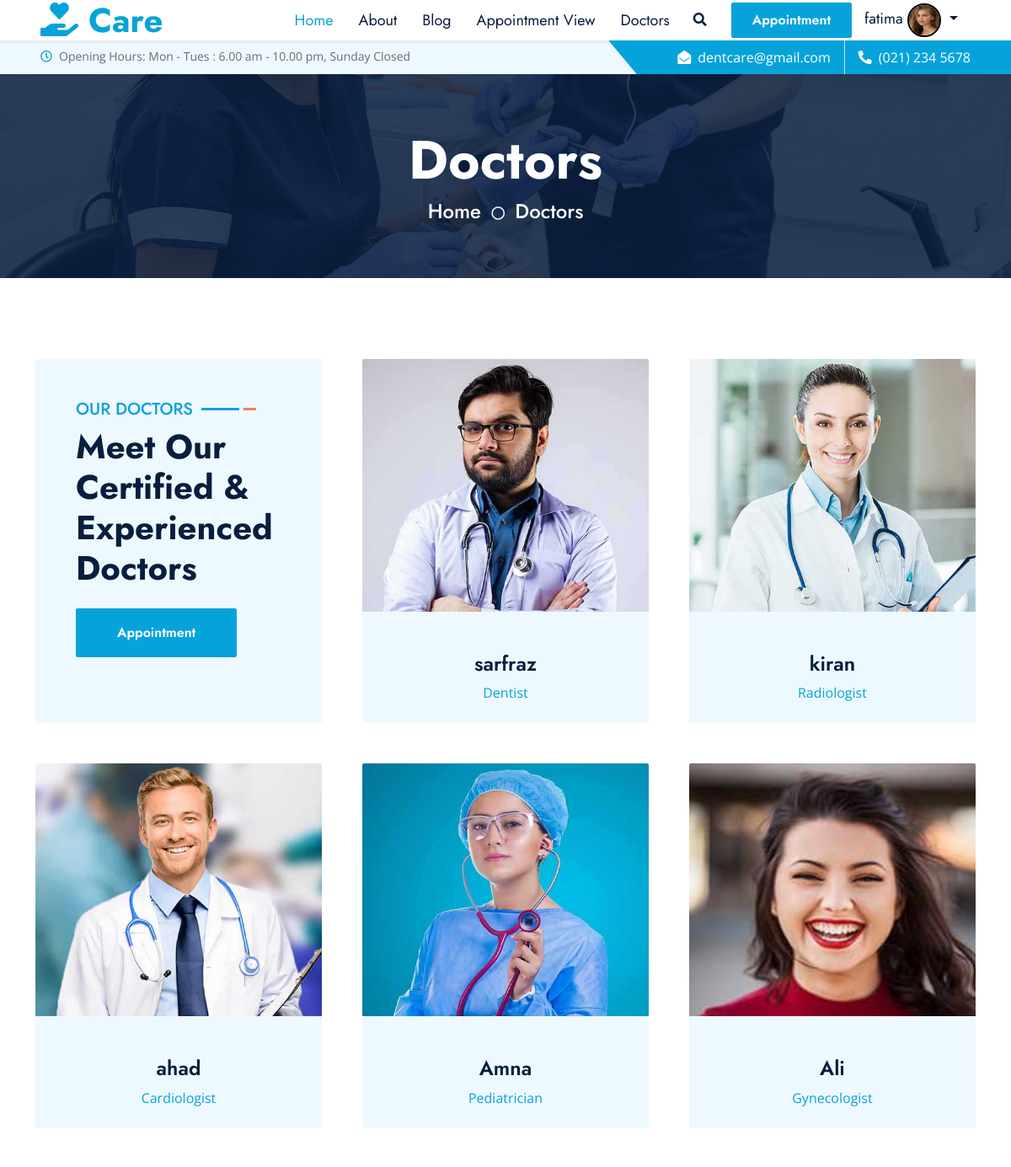
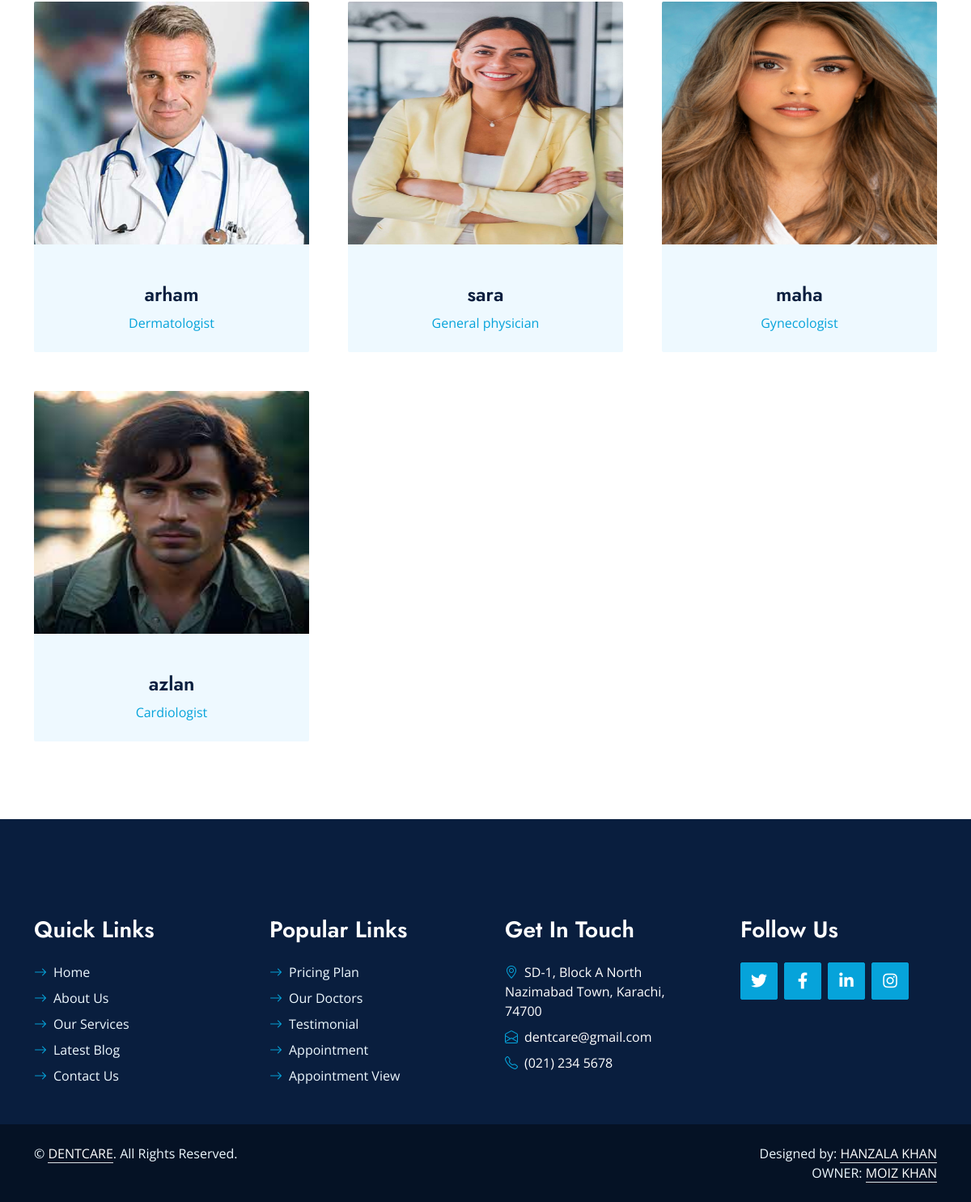
Page /doctors.php (signed in) on the committed database (2 pictures, top to bottom).
### tables this page shows
CREATE TABLE `patient` (
  `id` int(11) NOT NULL,
  `name` varchar(255) NOT NULL,
  `email` varchar(255) NOT NULL,
  `password` varchar(255) NOT NULL,
  `phone` text NOT NULL,
  `PImage` varchar(255) NOT NULL,
  `pstatus` tinyint(4) NOT NULL DEFAULT 1
);

CREATE TABLE `doctors` (
  `id` int(11) NOT NULL,
  `Dusername` varchar(255) NOT NULL,
  `Demail` varchar(255) NOT NULL,
  `Dpassword` varchar(255) NOT NULL,
  `specialization` varchar(255) NOT NULL,
  `Dcity` int(11) NOT NULL,
  `Days` varchar(255) NOT NULL,
  `Dtime` text NOT NULL,
  `dstatus` tinyint(255) NOT NULL DEFAULT 1,
  `Dimage` varchar(255) NOT NULL
);

### doctors.php (the view)
<?php
include('includes/navebar.php');
include('includes/config.php');
$fetch = "SELECT * FROM `doctors` WHERE `Dstatus` = '1'";
$query = mysqli_query($connection, $fetch);
if (mysqli_num_rows($query) > 0) {
    ?>
    <div class="container-fluid bg-primary py-5 hero-header mb-5">
        <div class="row py-3">
            <div class="col-12 text-center">
                <h1 class="display-3 text-white animated zoomIn">Doctors</h1>
                <a href="" class="h4 text-white">Home</a>
                <i class="far fa-circle text-white px-2"></i>
                <a href="" class="h4 text-white">Doctors</a>
            </div>
        </div>
    </div>
    <div class="container-fluid py-5">
        <div class="container">
            <div class="row g-5">
                <div class="col-lg-4 wow slideInUp" data-wow-delay="0.1s">
                    <div class="section-title bg-light rounded h-100 p-5">
                        <h5 class="position-relative d-inline-block text-primary text-uppercase">Our Doctors</h5>
                        <h1 class="display-6 mb-4">Meet Our Certified & Experienced Doctors</h1>
                        <a href="appointment.php" class="btn btn-primary py-3 px-5">Appointment</a>
                    </div>
                </div>
                <?php while ($row = mysqli_fetch_assoc($query)) {
                    ?>
                    <div class="col-lg-4 wow slideInUp" data-wow-delay="0.3s">
                        <div class="team-item">
                            <div class="position-relative rounded-top" style="z-index: 1;">
                                <img class="img-fluid rounded-top w-100" style="height: 300px;"
                                    src="<?php echo 'doctors/doctorimg/' . $row['Dimage'] ?>" alt="Doctor Image">
                            </div>
                            <div class="team-text position-relative bg-light text-center rounded-bottom p-4 pt-5">
                                <h4 class="mb-2">
                                    <?php echo $row['Dusername'] ?>
                                </h4>
                                <p class="text-primary mb-0">
                                    <?php echo $row['specialization'] ?>
                                </p>
                            </div>
                        </div>
                    </div>
                    <?php
                }
}
?>
        </div>
    </div>
</div>
<?php
include('includes/footer.php');
?>

### Includes/navebar.php (shortened to what this page needs)
<!DOCTYPE html>
<html lang="en">
<head>
    <link href="https://cdnjs.cloudflare.com/ajax/libs/font-awesome/5.10.0/css/all.min.css" rel="stylesheet">
    <link href="https://cdn.jsdelivr.net/npm/bootstrap-icons@1.4.1/font/bootstrap-icons.css" rel="stylesheet">
    <link href="assets/lib/owlcarousel/assets/owl.carousel.min.css" rel="stylesheet">
    <link href="assets/lib/animate/animate.min.css" rel="stylesheet">
    <link href="assets/lib/tempusdominus/css/tempusdominus-bootstrap-4.min.css" rel="stylesheet" />
    <link href="assets/lib/twentytwenty/twentytwenty.css" rel="stylesheet" />
    <link href="assets/css/bootstrap.min.css" rel="stylesheet">
    <link href="assets/css/style.css" rel="stylesheet">
</head>
<body>
    <nav class="navbar navbar-expand-lg bg-white navbar-light shadow-sm px-5 py-3 py-lg-0">
        <a href="index.php" class="navbar-brand p-0">
            <h1 class="m-0 text-primary"><i class="fas fa-hand-holding-heart" style="color: #06A3DA;"></i> Care</h1>
        </a>
        <div class="collapse navbar-collapse" id="navbarCollapse">
            <div class="navbar-nav ms-auto py-0">
                <a href="index.php" class="nav-item nav-link active">Home</a>
                <a href="about.php" class="nav-item nav-link">About</a>
                <a href="blog.php" class="nav-item nav-link">Blog</a>
                <a href="appointmentview.php" class="nav-item nav-link">Appointment View</a>
                <a href="doctors.php" class="nav-item nav-link">Doctors</a>
            </div>
            <button type="button" class="btn text-dark" data-bs-toggle="modal" data-bs-target="#searchModal"><i
                    class="fa fa-search"></i></button>
            <a href="appointment.php" class="btn btn-primary py-2 px-4 ms-3">Appointment</a>
        </div>
        <?php
        require("includes/config.php");
        $username = $_SESSION["useremail"];
        $query = "SELECT * FROM `Patient` WHERE `email` = '$username'";
        $result = mysqli_query($connection, $query);
        $result1 = mysqli_fetch_assoc($result);
        ?>
        <div class="navbar-nav">
            <li class=" dropdown">
                <a href="#" class="nav-link dropdown-toggle" data-toggle="dropdown">
                    <span>
                        <?php echo $result1['name']; ?>
                    </span>
                    <img src="<?php echo 'userimg/' . $result1['PImage'] ?>" alt="profile Image" height="40px"
                        width="40px" style="border-radius: 50%; border: 2px solid black;">
                </a>
            </li>
        </div>
    </nav>
    <div class="container-fluid bg-light ps-5 pe-0 d-none d-lg-block">
        <div class="row gx-0">
            <div class="col-md-6 text-center text-lg-start mb-2 mb-lg-0">
                <div class="d-inline-flex align-items-center">
                    <small class="py-2"><i class="far fa-clock text-primary me-2"></i>Opening Hours: Mon - Tues : 6.00
                        am - 10.00 pm, Sunday Closed </small>
                </div>
            </div>
            <div class="col-md-6 text-center text-lg-end">
                <div class="position-relative d-inline-flex align-items-center bg-primary text-white top-shape px-5">
                    <div class="me-3 pe-3 border-end py-2">
                        <p class="m-0"><i class="fa fa-envelope-open me-2"></i>dentcare@gmail.com</p>
                    </div>
                    <div class="py-2">
                        <p class="m-0"><i class="fa fa-phone-alt me-2"></i>(021) 234 5678</p>
                    </div>
                </div>
            </div>
        </div>
    </div>

### Includes/footer.php (shortened to what this page needs)
<div class="container-fluid bg-dark text-light py-5 mt-5 wow fadeInUp" data-wow-delay="0.3s" style="margin-top: -75px;">
    <div class="container pt-5">
        <div class="row g-5 pt-4">
            <div class="col-lg-3 col-md-6">
                <h3 class="text-white mb-4">Quick Links</h3>
                <div class="d-flex flex-column justify-content-start">
                    <a class="text-light mb-2" href="index.php"><i
                            class="bi bi-arrow-right text-primary me-2"></i>Home</a>
                    <a class="text-light mb-2" href="about.php"><i class="bi bi-arrow-right text-primary me-2"></i>About
                        Us</a>
                    <a class="text-light mb-2" href="service.php"><i class="bi bi-arrow-right text-primary me-2"></i>Our
                        Services</a>
                    <a class="text-light mb-2" href="about.php"><i
                            class="bi bi-arrow-right text-primary me-2"></i>Latest Blog</a>
                    <a class="text-light" href="contact.php"><i class="bi bi-arrow-right text-primary me-2"></i>Contact
                        Us</a>
                </div>
            </div>
            <div class="col-lg-3 col-md-6">
                <h3 class="text-white mb-4">Popular Links</h3>
                <div class="d-flex flex-column justify-content-start">
                    <a class="text-light mb-2" href="price.php"><i
                            class="bi bi-arrow-right text-primary me-2"></i>Pricing Plan</a>
                    <a class="text-light mb-2" href="doctors.php"><i class="bi bi-arrow-right text-primary me-2"></i>Our
                        Doctors</a>
                    <a class="text-light mb-2" href="testimonial.php"><i
                            class="bi bi-arrow-right text-primary me-2"></i>Testimonial</a>
                    <a class="text-light mb-2" href="appointment.php"><i
                            class="bi bi-arrow-right text-primary me-2"></i>Appointment</a>
                    <a class="text-light" href="appointmentview.php"><i
                            class="bi bi-arrow-right text-primary me-2"></i>Appointment View</a>
                </div>
            </div>
            <div class="col-lg-3 col-md-6">
                <h3 class="text-white mb-4">Get In Touch</h3>
                <a href="https://www.google.com/maps/place/Aptech+Computer+Education+North+Nazimabad+Center/@24.9273733,67.0304531,17z/data=!3m1!4b1!4m6!3m5!1s0x3eb33f90157042d3:0x93d609e8bec9a880!8m2!3d24.9273733!4d67.0330334!16s%2Fg%2F11xyvbmyb?entry=ttu"
                    target="_blank" style="text-decoration: none; color:white;">
                    <p class="mb-2"><i class="bi bi-geo-alt text-primary me-2"></i>SD-1, Block A North Nazimabad Town,
                        Karachi, 74700</p>
                </a>
                <a href="https://mail.google.com/mail/u/0/#inbox?compose=GTvVlcSKkwpTBQgqmfzRLCwkSkBGpPMfmSxprnRQCJTgZNDLGqQdTKkrTlfnzLZBfGZlvmvvDBDnF"
                    target="_blank" style="text-decoration: none; color:white;">
                    <p class="mb-2"><i class="bi bi-envelope-open text-primary me-2"></i>dentcare@gmail.com</p>
                </a>
                <a href="(021) 234 5678" target="_blank" style="text-decoration: none; color:white;">
                    <p class="mb-0"><i class="bi bi-telephone text-primary me-2"></i>(021) 234 5678</p>
                </a>
            </div>
            <div class="col-lg-3 col-md-6">
                <h3 class="text-white mb-4">Follow Us</h3>
                <div class="d-flex">
                    <a class="btn btn-lg btn-primary btn-lg-square rounded me-2" href="https://twitter.com/"
                        target="blank"><i class="fab fa-twitter fw-normal"></i></a>
                    <a class="btn btn-lg btn-primary btn-lg-square rounded me-2" href="https://www.facebook.com/"
                        target="blank"><i class="fab fa-facebook-f fw-normal"></i></a>
                    <a class="btn btn-lg btn-primary btn-lg-square rounded me-2" href="https://www.linkedin.com/"
                        target="blank"><i class="fab fa-linkedin-in fw-normal"></i></a>
                    <a class="btn btn-lg btn-primary btn-lg-square rounded" href="https://www.instagram.com/"
                        target="blank"><i class="fab fa-instagram fw-normal"></i></a>
                </div>
            </div>
        </div>
    </div>
</div>
<div class="container-fluid text-light py-4" style="background: #051225;">
    <div class="container">
        <div class="row g-0">
            <div class="col-md-6 text-center text-md-start">
                <p class="mb-md-0">&copy; <a class="text-white border-bottom" href="#">DENTCARE</a>. All Rights
                    Reserved.</p>
            </div>
            <div class="col-md-6 text-center text-md-end">
                <p class="mb-0">Designed by: <a class="text-white border-bottom" href="">HANZALA KHAN</a><br>
                    OWNER: <a class="text-white border-bottom" href="">MOIZ KHAN</a>
                </p>
            </div>
        </div>
    </div>
</div>
</body>
</html>

### assets/css/style.css (style rules this page uses)
:root { --primary: #06A3DA; --secondary: #F57E57; --light: #EEF9FF; --dark: #091E3E; }
h1, h2, .font-weight-bold { font-weight: 700 !important; }
h3, h4, .font-weight-semi-bold { font-weight: 600 !important; }
h5, h6, .font-weight-medium { font-weight: 500 !important; }
.btn { font-family: 'Jost', sans-serif; font-weight: 600; transition: .5s; }
.btn-primary, .btn-secondary { color: #FFFFFF; }
.btn-lg-square { width: 46px; height: 46px; }
.btn-square, .btn-sm-square, .btn-lg-square { padding-left: 0; padding-right: 0; text-align: center; }
.top-shape::before { position: absolute; content: ""; width: 35px; height: 100%; top: 0; left: -17px; background: var(--primary); transform: skew(40deg); }
.navbar-light .navbar-nav .nav-link { font-family: 'Jost', sans-serif; padding: 1px 15px; font-size: 18px; color: var(--dark); outline: none; transition: .5s; }
.navbar-light .navbar-nav .nav-link:hover, .navbar-light .navbar-nav .nav-link.active { color: var(--primary); }
.section-title h5::before { position: absolute; content: ""; width: 45px; height: 3px; right: -55px; bottom: 11px; background: var(--primary); }
.section-title h5::after { position: absolute; content: ""; width: 15px; height: 3px; right: -75px; bottom: 11px; background: var(--secondary); }
.hero-header { background: linear-gradient(rgba(9, 30, 62, .85), rgba(9, 30, 62, .85)), url(../img/carousel-1.jpg) center center no-repeat; background-size: cover; }
.service-item img, .service-item .bg-light, .service-item .bg-light h5, .team-item .team-text { transition: .5s; }
.team-item .team-text::after, .service-item .bg-light::after { position: absolute; content: ""; top: 50%; bottom: 0; left: 15px; right: 15px; border-radius: 100px / 15px; box-shadow: 0 0 15px rgba(0, 0, 0, .7); opacity: 0; transition: .5s; z-index: -1; }

### rows in the picture
patient: name "fatima", PImage (picture)
doctors: Dimage (picture), Dusername "sarfraz", specialization "Dentist"
doctors: Dimage (picture), Dusername "kiran", specialization "Radiologist"
doctors: Dimage (picture), Dusername "ahad", specialization "Cardiologist"
doctors: Dimage (picture), Dusername "Amna", specialization "Pediatrician"
doctors: Dimage (picture), Dusername "Ali", specialization "Gynecologist"
doctors: Dimage (picture), Dusername "arham", specialization "Dermatologist"
doctors: Dimage (picture), Dusername "sara", specialization "General physician"
doctors: Dimage (picture), Dusername "maha", specialization "Gynecologist"
doctors: Dimage (picture), Dusername "azlan", specialization "Cardiologist"
